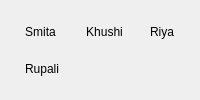
                <widget class="QWidget" name="tab_4">
                 <attribute name="title">
                  <string>Female</string>
                 </attribute>
                 <layout class="QGridLayout" name="gridLayout_4">
                  <item row="0" column="0">
                   <widget class="QToolButton" name="neeta_2">
                    <property name="toolTip">
                     <string>to generate Payal voice</string>
                    </property>
                    <property name="text">
                     <string>Smita</string>
                    </property>
                    <property name="icon">
                     <iconset resource="../resources.qrc">
                      <normaloff>:/assets/resources/user.png</normaloff>:/assets/resources/user.png</iconset>
                    </property>
                    <property name="iconSize">
                     <size>
                      <width>30</width>
                      <height>30</height>
                     </size>
                    </property>
                    <property name="toolButtonStyle">
                     <enum>Qt::ToolButtonTextUnderIcon</enum>
                    </property>
                    <property name="autoRaise">
                     <bool>true</bool>
                    </property>
                   </widget>
                  </item>
                  <item row="0" column="1">
                   <widget class="QToolButton" name="neeta_6">
                    <property name="toolTip">
                     <string>to generate Khushi voice</string>
                    </property>
                    <property name="text">
                     <string>Khushi</string>
                    </property>
                    <property name="icon">
                     <iconset resource="../resources.qrc">
                      <normaloff>:/assets/resources/woman.png</normaloff>:/assets/resources/woman.png</iconset>
                    </property>
                    <property name="iconSize">
                     <size>
                      <width>30</width>
                      <height>30</height>
                     </size>
                    </property>
                    <property name="toolButtonStyle">
                     <enum>Qt::ToolButtonTextUnderIcon</enum>
                    </property>
                    <property name="autoRaise">
                     <bool>true</bool>
                    </property>
                   </widget>
                  </item>
                  <item row="0" column="2">
                   <widget class="QToolButton" name="neeta_8">
                    <property name="toolTip">
                     <string>to generate Riya voice</string>
                    </property>
                    <property name="text">
                     <string>Riya</string>
                    </property>
                    <property name="icon">
                     <iconset resource="../resources.qrc">
                      <normaloff>:/assets/resources/women 3.png</normaloff>:/assets/resources/women 3.png</iconset>
                    </property>
                    <property name="iconSize">
                     <size>
                      <width>30</width>
                      <height>30</height>
                     </size>
                    </property>
                    <property name="toolButtonStyle">
                     <enum>Qt::ToolButtonTextUnderIcon</enum>
                    </property>
                    <property name="autoRaise">
                     <bool>true</bool>
                    </property>
                   </widget>
                  </item>
                  <item row="1" column="0">
                   <widget class="QToolButton" name="neeta_7">
                    <property name="toolTip">
                     <string>to generate Rupali voice</string>
                    </property>
                    <property name="text">
                     <string>Rupali</string>
                    </property>
                    <property name="icon">
                     <iconset resource="../resources.qrc">
                      <normaloff>:/assets/resources/women 4.png</normaloff>:/assets/resources/women 4.png</iconset>
                    </property>
                    <property name="iconSize">
                     <size>
                      <width>30</width>
                      <height>30</height>
                     </size>
                    </property>
                    <property name="toolButtonStyle">
                     <enum>Qt::ToolButtonTextUnderIcon</enum>
                    </property>
                    <property name="autoRaise">
                     <bool>true</bool>
                    </property>
                   </widget>
                  </item>
                 </layout>
                </widget>
